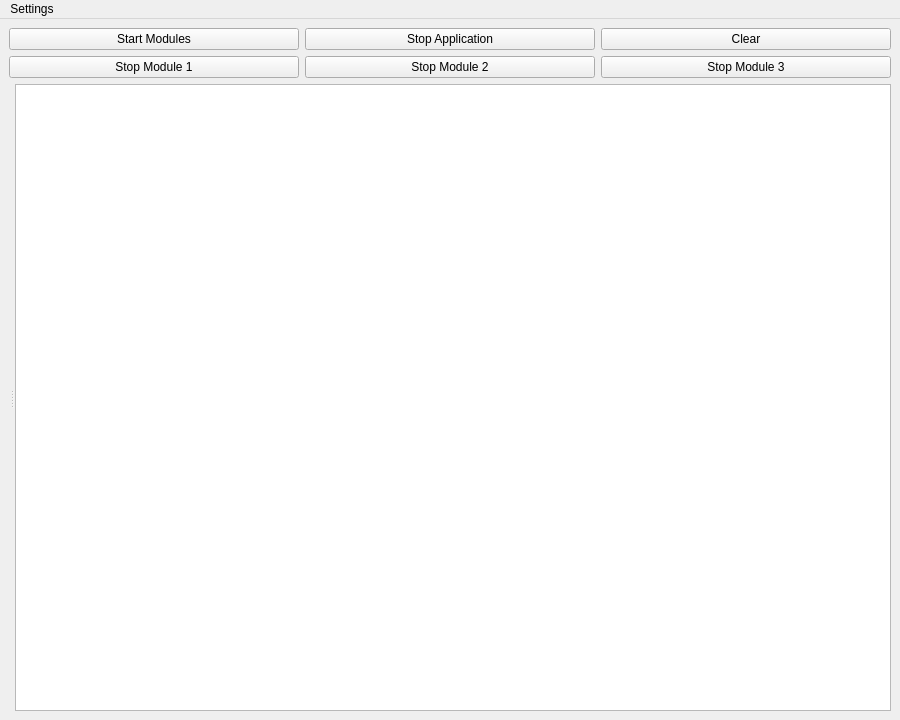
<?xml version="1.0" encoding="UTF-8"?>
<ui version="4.0">
 <class>MainWindow</class>
 <widget class="QMainWindow" name="MainWindow">
  <property name="geometry">
   <rect>
    <x>0</x>
    <y>0</y>
    <width>900</width>
    <height>720</height>
   </rect>
  </property>
  <property name="windowTitle">
   <string>MainWindow</string>
  </property>
  <widget class="QWidget" name="centralwidget">
   <layout class="QVBoxLayout" name="verticalLayout_main">
    <item>
     <layout class="QHBoxLayout" name="startModulesLayout">
      <item>
       <widget class="QPushButton" name="startModulesButton">
        <property name="text">
         <string>Start Modules</string>
        </property>
       </widget>
      </item>
      <item>
       <widget class="QPushButton" name="stopApplicationButton">
        <property name="text">
         <string>Stop Application</string>
        </property>
       </widget>
      </item>
      <item>
       <widget class="QPushButton" name="clearButton">
        <property name="text">
         <string>Clear</string>
        </property>
       </widget>
      </item>
     </layout>
    </item>
    <item>
     <layout class="QHBoxLayout" name="stopModulesLayout">
      <item>
       <widget class="QPushButton" name="stopModule1Button">
        <property name="text">
         <string>Stop Module 1</string>
        </property>
       </widget>
      </item>
      <item>
       <widget class="QPushButton" name="stopModule2Button">
        <property name="text">
         <string>Stop Module 2</string>
        </property>
       </widget>
      </item>
      <item>
       <widget class="QPushButton" name="stopModule3Button">
        <property name="text">
         <string>Stop Module 3</string>
        </property>
       </widget>
      </item>
     </layout>
    </item>
    <item>
     <widget class="QSplitter" name="splitter_main">
      <property name="orientation">
       <enum>Qt::Horizontal</enum>
      </property>
      <property name="handleWidth">
       <number>6</number>
      </property>
      <widget class="QWidget" name="plotWidget">
       <layout class="QVBoxLayout" name="plotLayout"/>
      </widget>
      <widget class="QPlainTextEdit" name="logTextEdit">
       <property name="minimumSize">
        <size>
         <width>300</width>
         <height>300</height>
        </size>
       </property>
      </widget>
     </widget>
    </item>
   </layout>
  </widget>
  <widget class="QMenuBar" name="menubar">
   <property name="geometry">
    <rect>
     <x>0</x>
     <y>0</y>
     <width>900</width>
     <height>26</height>
    </rect>
   </property>
   <widget class="QMenu" name="menuSettings">
    <property name="title">
     <string>Settings</string>
    </property>
    <addaction name="actionSettings"/>
   </widget>
   <addaction name="menuSettings"/>
  </widget>
  <action name="actionSettings">
   <property name="text">
    <string>Settings</string>
   </property>
  </action>
  <addaction name="actionSettings"/>
 </widget>
 <resources/>
 <connections/>
</ui>
